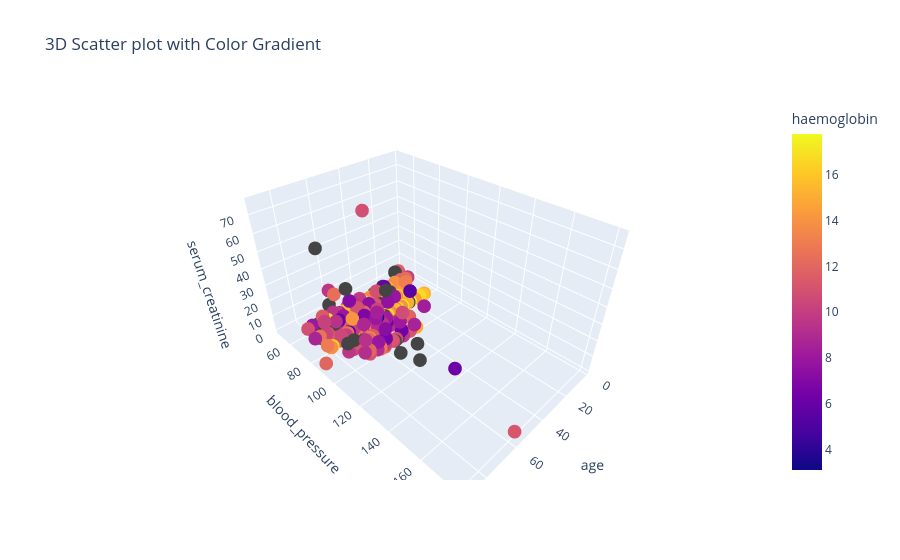

The notebook cell saved with this chart:
### Code cell
fig = px.scatter_3d(data, x='age', y='blood_pressure', z='serum_creatinine', color='haemoglobin',
                    title='3D Scatter plot with Color Gradient')
fig.show()

### Figure 1 — Plotly figure (JSON) as saved in the notebook; plotly's stock layout.template omitted (floating-point values rounded to 4 significant figures; data arrays with more than 128 entries replaced by an {"elided": "..."} marker saying what was removed)
{"data": [{"hovertemplate": "age=%{x}<br>blood_pressure=%{y}<br>serum_creatinine=%{z}<br>haemoglobin=%{marker.color}<extra></extra>", "legendgroup": "", "marker": {"color": {"elided": "400 float values"}, "coloraxis": "coloraxis", "symbol": "circle"}, "mode": "markers", "name": "", "scene": "scene", "showlegend": false, "type": "scatter3d", "x": {"elided": "400 int values"}, "y": {"elided": "400 int values"}, "z": {"elided": "400 float values"}}], "layout": {"coloraxis": {"colorbar": {"title": {"text": "haemoglobin"}}, "colorscale": [[0, "#0d0887"], [0.1111, "#46039f"], [0.2222, "#7201a8"], [0.3333, "#9c179e"], [0.4444, "#bd3786"], [0.5556, "#d8576b"], [0.6667, "#ed7953"], [0.7778, "#fb9f3a"], [0.8889, "#fdca26"], [1, "#f0f921"]]}, "legend": {"tracegroupgap": 0}, "scene": {"domain": {"x": [0, 1], "y": [0, 1]}, "xaxis": {"title": {"text": "age"}}, "yaxis": {"title": {"text": "blood_pressure"}}, "zaxis": {"title": {"text": "serum_creatinine"}}}, "title": {"text": "3D Scatter plot with Color Gradient"}}}
